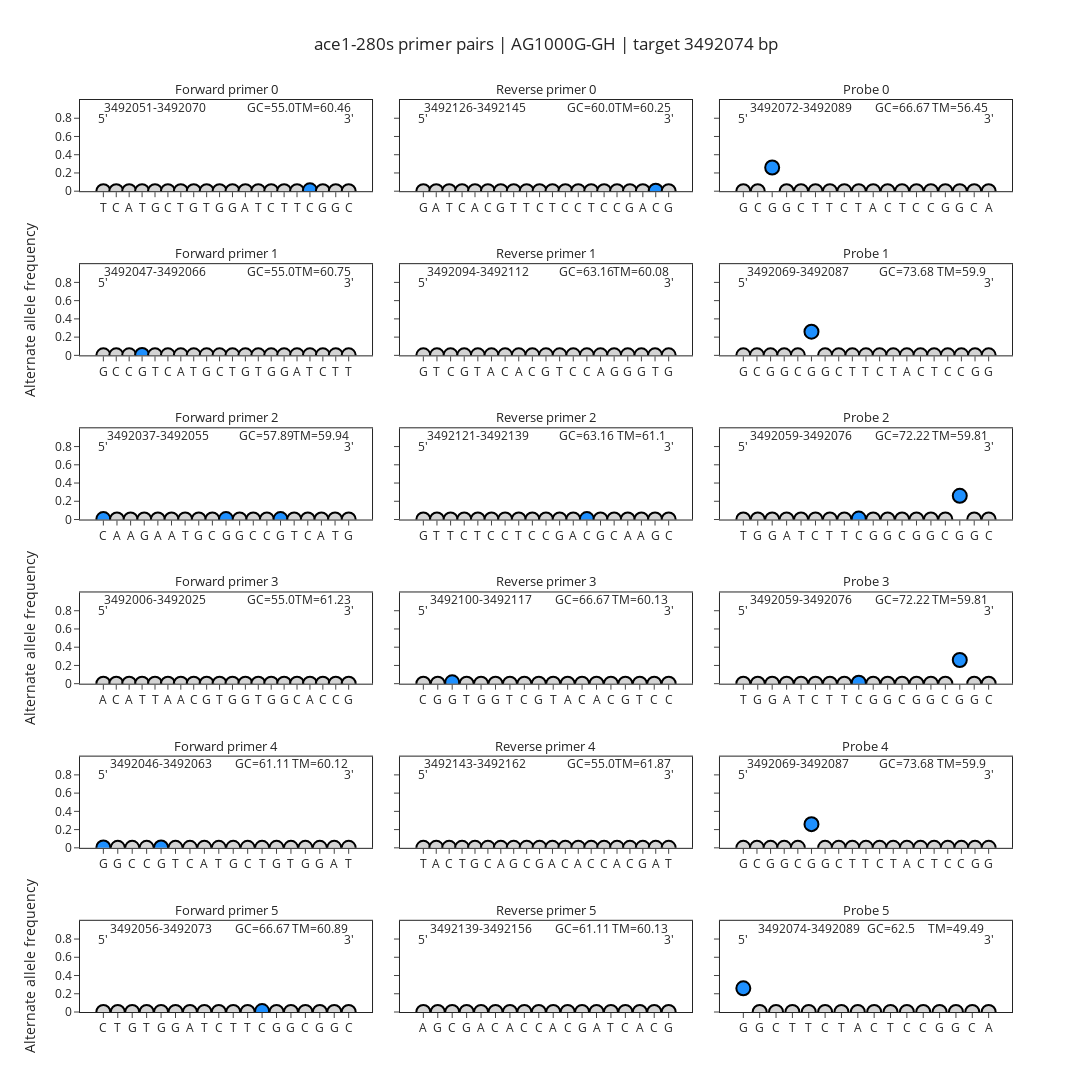

Notebook cell for this chart:
### Markdown cell above
### **Plot allele frequencies in primers locations**

Now we can plot the primers pairs, and the frequency of any alternate alleles in the Ag1000g sample set of choice. When calculating allele frequencies, we will take the sum of all alternate alleles, as we are interested here in any mutations which are different from the reference genome. We can see the frequencies of specific alleles by hovering over the points of the plot - in some cases it may be preferable to design degenerate primers rather than avoid a primer pair completely.

We will also plot the primer Tm, GC and genomic spans of each primer binding site. We can use this plot to identify primers pairs and probes which may be suitable, particularly trying to avoid SNPs in the 3' end.

### Code cell
results_dict = AgamPrimer.plot_primer_ag3_frequencies(primer_df=primer_df,
                                                gdna_pos=gdna_pos,
                                                contig=contig,
                                                sample_set=sample_set, 
                                                sample_query=sample_query,
                                                assay_type=assay_type,
                                                seq_parameters=seq_parameters,
                                                save=True)
